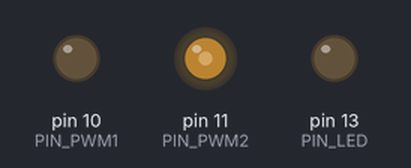
The sketch below on a simulated Arduino Uno, built with avr-gcc and run on an emulated ATmega328P. Parts: output pins drawn as LEDs (lit = HIGH).

Above: at 0.3 s.
Timing chart, 0 to 1.8 s (numbered marks = the images above):
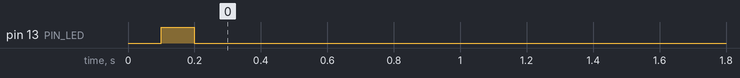

The sketch:

pwm_test_pro_mini.ino
```cpp
#include <EEPROM.h>
#include <Wire.h>
#include <digitalWriteFast.h>
#include <Wire.h>
#include <Encoder.h>
#include <PID_v1.h>
#include "pwm_frequency.h"
#include "brazo_i2c.h"

#define PIN_ENC1 2
#define PIN_ENC2 3
#define PIN_HOME 4
#define PIN_PWM1 10
#define PIN_PWM2 11
#define PIN_ENA  12
#define PIN_LED 13
#define CONTROL_PID_VEL_MS 5
#define CONTROL_PID_POS_MS 50

struct pid_status {
  long prev_pos;
  long prev_time;
  long time_delta;
  long pos_delta;
  double input, output, setpoint;
  bool enable;
};

void setup() {
  // put your setup code here, to run once:
  /* inicializar pins */
  setPwmFrequency(PIN_PWM1, 1); // 31KHz
  setPwmFrequency(PIN_PWM2, 1); // 31KHz
  pinMode(PIN_PWM1, OUTPUT);
  pinMode(PIN_PWM2, OUTPUT);

  /* blinkear el LED */
  pinMode(PIN_LED, OUTPUT);
  digitalWrite(PIN_LED, LOW); // LED apagado
  delay(100);
  digitalWrite(PIN_LED, HIGH); // LED apagado
  delay(100);
  digitalWrite(PIN_LED, LOW); // LED apagado

  analogWrite(PIN_PWM2, -150);


}

void loop() {
  // put your main code here, to run repeatedly:


  //analogWrite(PIN_PWM2, 5);


  //analogWrite(PIN_PWM1, 5);
  //analogWrite(PIN_PWM2, 0);


}
```

brazo_i2c.h
```cpp
#ifndef __BRAZO_I2C_H__
#define __BRAZO_I2C_H__

#define I2C_REG_POSITION 0 // 4 bytes signed
#define I2C_REG_VELOCITY 1 // 1 bytes signed
#define I2C_REG_ACTION 2 // 1 byte unsigned

// (int16_t) pwm_max, pwm_min, cte_PID_agg, (float)kp_vel, ki_vel, kd_vel, vel_max, vel_min, kp_pos, ki_pos, kd_pos, agg_kp_pos
// agg_ki_pos, agg_kd_pos
#define I2C_REG_CONSTANTS_A 3 // 30 bytes
#define I2C_REG_CONSTANTS_B 4 // 20 bytes


#define I2C_ACTION_POS 0
#define I2C_ACTION_VEL 1
#define I2C_ACTION_HOM 2 // (w: iniciar homing, r: si llego)
#define I2C_ACTION_STOP 3

struct pid_constants_t {
  /* sent as PART A */
  int16_t pwm_max, pwm_min, cte_PID_agg;
  float kp_vel, ki_vel, kd_vel, vel_max, vel_min, kp_pos;
  /* sent as PART B */
  float ki_pos, kd_pos, agg_kp_pos, agg_ki_pos, agg_kd_pos;
};

#endif
```

pwm_frequency.h
```cpp
void setPwmFrequency(int pin, int divisor) {
  byte mode;
  if(pin == 5 || pin == 6 || pin == 9 || pin == 10) {
    switch(divisor) {
      case 1: mode = 0x01; break;
      case 8: mode = 0x02; break;
      case 64: mode = 0x03; break;
      case 256: mode = 0x04; break;
      case 1024: mode = 0x05; break;
      default: return;
    }
    if(pin == 5 || pin == 6) {
      TCCR0B = TCCR0B & 0b11111000 | mode;
    } else {
      TCCR1B = TCCR1B & 0b11111000 | mode;
    }
  } else if(pin == 3 || pin == 11) {
    switch(divisor) {
      case 1: mode = 0x01; break;
      case 8: mode = 0x02; break;
      case 32: mode = 0x03; break;
      case 64: mode = 0x04; break;
      case 128: mode = 0x05; break;
      case 256: mode = 0x06; break;
      case 1024: mode = 0x7; break;
      default: return;
    }
    TCCR2B = TCCR2B & 0b11111000 | mode;
  }
}
```
